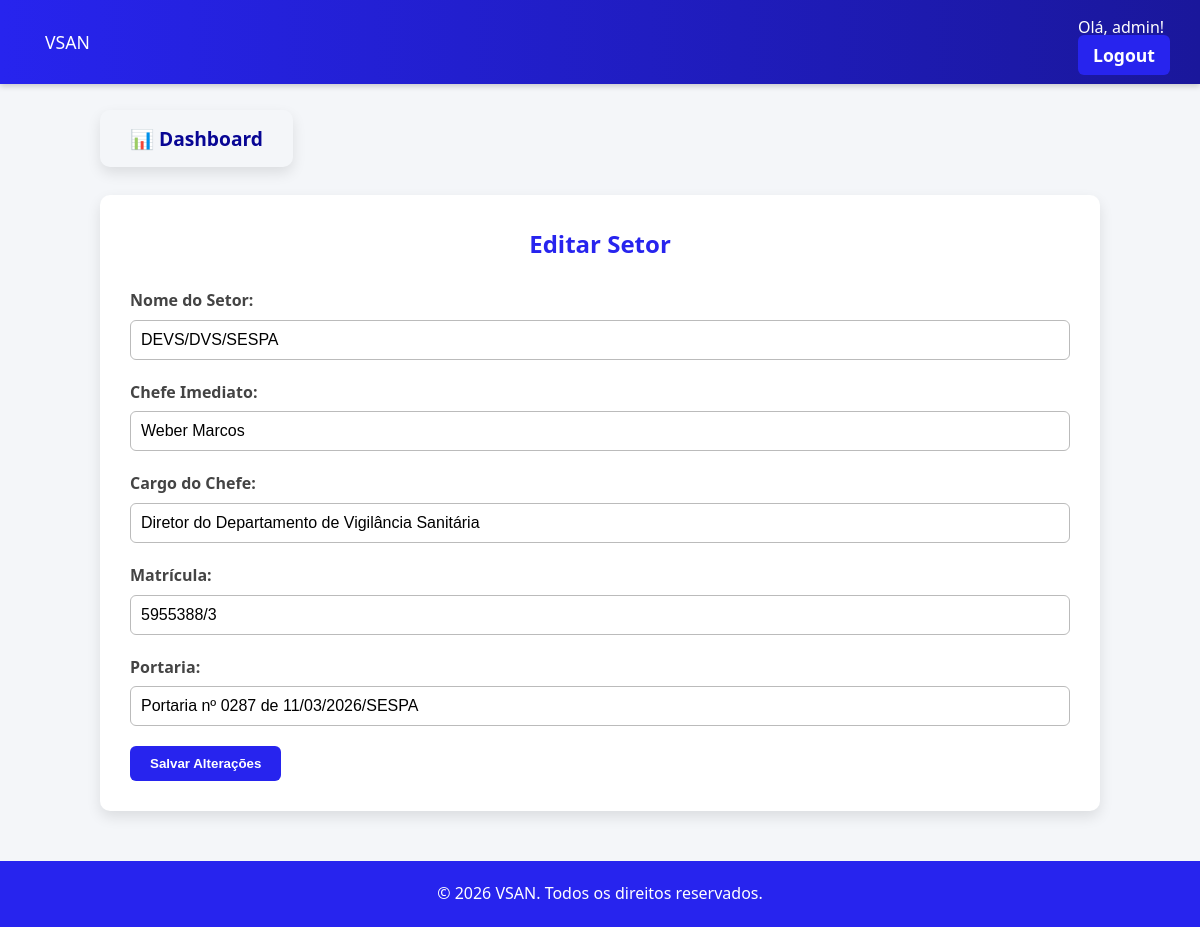
Screenshot of /setores/editar/1/ (signed in) with the database file from the repository.
### usuarios/models.py (models this page shows, shortened)
class Usuario(AbstractUser):
    TIPO_USUARIO_CHOICES = [
        ('diretor', 'Diretor'),
        ('coordenador', 'Coordenador'),
        ('funcionario', 'Funcionário'),
    ]
    setor = models.ForeignKey(Setor, on_delete=models.SET_NULL, null=True, blank=True, related_name="usuarios")
    tipo_usuario = models.CharField(max_length=20, choices=TIPO_USUARIO_CHOICES, verbose_name='Tipo de Usuário', null=True, blank=True)
    matricula = models.CharField(max_length=20, unique=True, null=True, blank=True)
    servidor = models.OneToOneField(Servidor, on_delete=models.CASCADE, null=True, blank=True, related_name="usuario")
    objects = UsuarioManager()

### setores/models.py (models this page shows, shortened)
class Setor(models.Model):
    id = models.AutoField(primary_key=True, verbose_name='ID')
    nome = models.CharField(max_length=100, verbose_name='Nome do Setor', unique=True)
    chefe_imediato = models.CharField(max_length=200, verbose_name="Chefe Imediato", blank=True, null=True)
    cargo_chefe = models.CharField(max_length=100, verbose_name="Cargo do Chefe", blank=True, null=True)
    portaria_chefe = models.CharField(max_length=50, verbose_name="Portaria", blank=True, null=True)
    matricula_chefe = models.CharField(max_length=20, verbose_name="Matrícula", blank=True, null=True)

### setores/views.py (the view, shortened to what this page needs)
# urls.py: path("setores/editar/<int:setor_id>/", setor_views.editar_setor, name="editar_setor"),
@login_required(login_url='/login/')
def editar_setor(request, setor_id):
    setor = get_object_or_404(Setor, id=setor_id)
    return render(request, "setores/editar_setor.html", {"setor": setor})

### setores/templates/setores/editar_setor.html (shortened to what this page needs)
{% extends "base.html" %}
{% block content %}
<div class="container">
    <h2>Editar Setor</h2>
    <form method="post" class="form">
        <div class="form-group">
            <label for="nome">Nome do Setor:</label>
            <input type="text" id="nome" name="nome" value="{{ setor.nome }}" required>
        </div>
        <div class="form-group">
            <label for="chefe_imediato">Chefe Imediato:</label>
            <input type="text" id="chefe_imediato" name="chefe_imediato" value="{{ setor.chefe_imediato }}" required>
        </div>
        <div class="form-group">
            <label for="cargo_chefe">Cargo do Chefe:</label>
            <input type="text" id="cargo_chefe" name="cargo_chefe" value="{{ setor.cargo_chefe }}" required>
        </div>
        <div class="form-group">
            <label for="matricula">Matrícula:</label>
            <input type="text" id="matricula" name="matricula" value="{{ setor.matricula_chefe }}" required>
        </div>
        <div class="form-group">
            <label for="portaria_chefe">Portaria:</label>
            <input type="text" id="portaria_chefe" name="portaria_chefe" value="{{ setor.portaria_chefe }}" required>
        </div>
        <button type="submit" class="btn-primary">Salvar Alterações</button>
    </form>
</div>
{% load static %}
{% endblock %}

### templates/header.html (shortened to what this page needs)
{% load static %}
<header class="header">
    <a href="{% url 'home' %}" class="logo">VSAN</a>
    <nav class="nav">
        {% if user.is_authenticated %}
            <span class="user-info">Olá, {{ user.username }}!</span>
        <ul class="menu">
            <li><a href="{% url 'logout' %}" class='btn-primary'>Logout</a></li>
        </ul>
        {% else %}
        <ul class="menu">
            <li><a href="{% url 'login' %}" class='btn-primary'>Login</a></li>
            <li><a href="{% url 'cadastrar_usuario' %}" class="btn-primary">Criar conta</a></li>
        </ul>
        {% endif %}
    </nav>
</header>
{% if user.is_authenticated  %}
    {% if request.path != '/dashboard/' %}
        <div class="container-btn-dashboard">
            <a href="{% url 'dashboard' %}" class="btn-card">📊 Dashboard</a>
        </div>
    {% endif %}
{% endif %}

### usuarios/static/css/style.css (style rules this page uses)
* { margin: 0; padding: 0; box-sizing: border-box; }
body { font-family: 'Segoe UI', Arial, sans-serif; background-color: #f4f6f9; color: #333; line-height: 1.6; }
.header { display: flex; justify-content: space-between; background: linear-gradient(90deg, #2724ee, #1a179b); color: #fff; padding: 15px 30px; align-items: center; box-shadow: 0 2px 6px rgba(0,0,0,0.2); }
.header a { text-decoration: none; font-size: 1.1em; padding: 8px 15px; color: #fff; transition: color 0.3s; }
.menu { list-style: none; display: flex; gap: 20px; }
label { text-align:left; }
.container, .dashboard-container { max-width: 1000px; margin: 40px auto; background: #fff; padding: 30px; border-radius: 10px; box-shadow: 0px 6px 14px rgba(0,0,0,0.1); }
.container h2, .dashboard-container h2 { text-align: center; margin-bottom: 25px; color: #2724ee; font-weight: bold; }
.form .form-group { margin-bottom: 20px; }
.form label { display: block; margin-bottom: 6px; font-weight: 600; color: #444; }
.form input, .form select, .form textarea { width: 100%; padding: 10px; border: 1px solid #bbb; border-radius: 6px; font-size: 1em; transition: border 0.3s; }
.btn-primary, .btn-secondary, .btn-danger { padding: 10px 20px; border-radius: 6px; cursor: pointer; font-weight: 600; transition: all 0.3s; }
.btn-primary { background-color: #2724ee; color: #fff; border: none; text-decoration: none; }
.container-btn-dashboard { max-width: 1000px; margin: 40px auto; }
.btn-card { color: #080694; border: none; padding: 15px 30px; border-radius: 10px; font-size: 1.2em; font-weight: bold; cursor: pointer; transition: background-color 0.3s ease; text-decoration: none; box-shadow: 0px 6px 14px rgba(0,0,0,0.1); }

### rows the page displays
Usuario: username "admin"
Setor: nome "DEVS/DVS/SESPA", chefe_imediato "Weber Marcos", cargo_chefe "Diretor do Departamento de Vigilância Sanitária", matricula "5955388/3", portaria_chefe "Portaria nº 0287 de 11/03/2026/SESPA"
